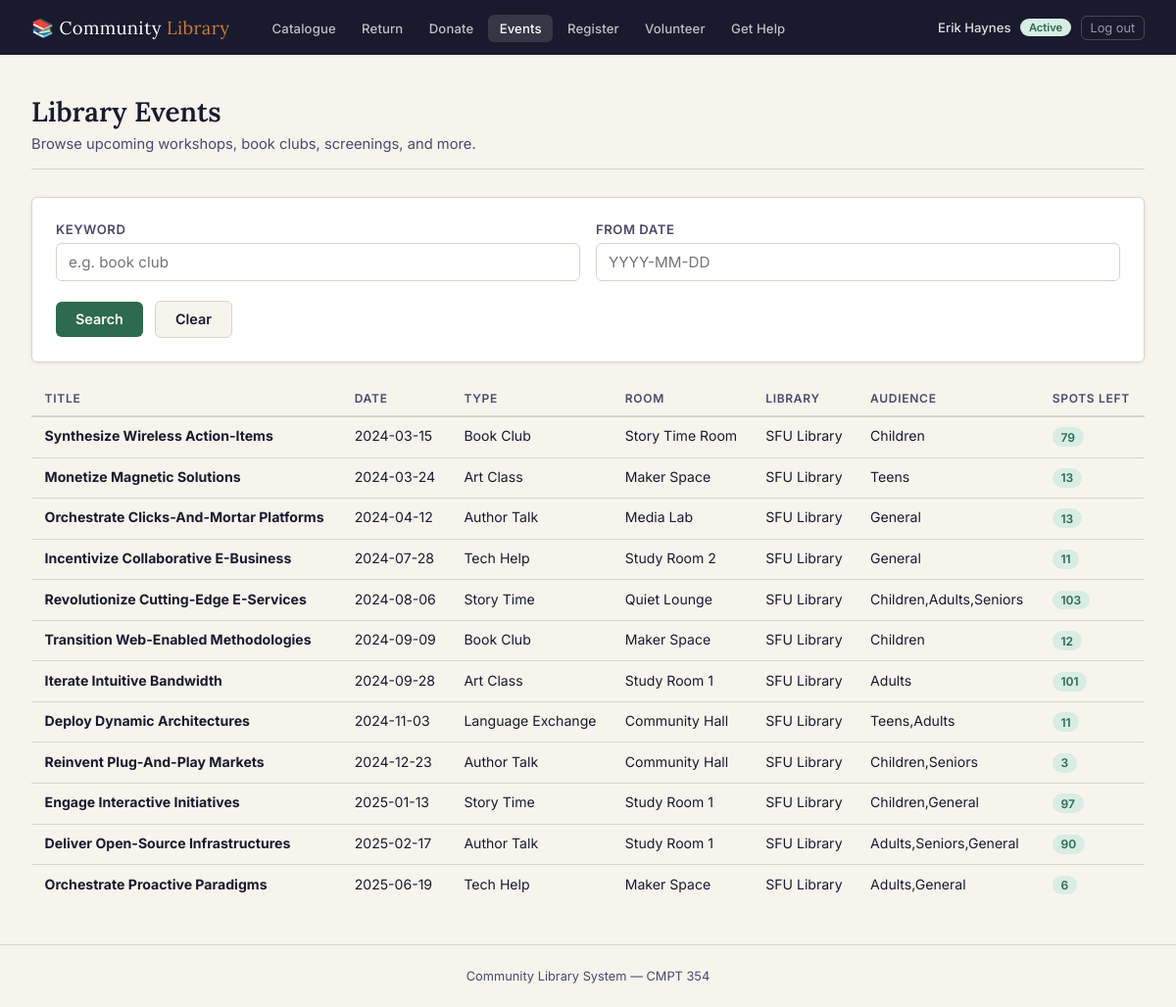
Screenshot of /events (signed in) with the database file from the repository.
### tables this page shows
CREATE TABLE Member (
    member_id        INTEGER PRIMARY KEY AUTOINCREMENT,
    first_name       TEXT    NOT NULL,
    last_name        TEXT    NOT NULL,
    email            TEXT    NOT NULL UNIQUE,
    library_id       INTEGER NOT NULL REFERENCES Library(library_id),
    member_status_id INTEGER NOT NULL REFERENCES Member_Status(member_status_id)
);

CREATE TABLE Member_Status (
    member_status_id INTEGER PRIMARY KEY AUTOINCREMENT,
    status_name      TEXT    NOT NULL UNIQUE        -- e.g. Active, Suspended, Expired
);

CREATE TABLE Event (
    event_id   INTEGER PRIMARY KEY AUTOINCREMENT,
    title      TEXT    NOT NULL,
    date       TEXT    NOT NULL,               -- ISO-8601
    event_type TEXT    NOT NULL,
    room_id    INTEGER NOT NULL REFERENCES Room(room_id)
);

### library_webapp/app.py (the view)
@app.route("/events")
def events():
    keyword   = request.args.get("keyword",   "").strip()
    from_date = request.args.get("from_date", "").strip()
    sql = """
        SELECT e.event_id,
               e.title,
               e.date,
               e.event_type,
               r.room_name,
               r.capacity,
               l.name AS library,
               COUNT(rf.member_id) AS registered,
               r.capacity - COUNT(rf.member_id) AS spots_left,
               GROUP_CONCAT(DISTINCT a.audience_type) AS audience
        FROM   Event e
        JOIN   Room    r  ON r.room_id    = e.room_id
        JOIN   Library l  ON l.library_id = r.library_id
        LEFT JOIN Registers_For rf ON rf.event_id   = e.event_id
        LEFT JOIN Targets        tg ON tg.event_id  = e.event_id
        LEFT JOIN Audience        a  ON a.audience_id = tg.audience_id
        WHERE  1=1
    """
    params = []
    if keyword:
        sql += " AND e.title LIKE ?"
        params.append(f"%{keyword}%")
    if from_date:
        sql += " AND e.date >= ?"
        params.append(from_date)
    sql += " GROUP BY e.event_id ORDER BY e.date"
    results = query(sql, params)
    return render_template("events.html", results=results,
                           keyword=keyword, from_date=from_date)

### library_webapp/app.py (called while the page is built)
def get_db():
    if "db" not in g:
        g.db = sqlite3.connect(DB_PATH)
        g.db.row_factory = sqlite3.Row
        g.db.execute("PRAGMA foreign_keys = ON;")
    return g.db

def query(sql, params=()):
    return get_db().execute(sql, params).fetchall()

def query_one(sql, params=()):
    return get_db().execute(sql, params).fetchone()

@app.context_processor
def inject_globals():
    try:
        libraries = query("SELECT library_id, name FROM Library ORDER BY name")
        types     = query("SELECT type_id, type_name FROM Type ORDER BY type_name")
    except Exception:
        libraries, types = [], []
    current_member = None
    if "member_id" in session:
        try:
            current_member = query_one(
                """SELECT m.member_id, m.first_name, m.last_name, ms.status_name
                   FROM Member m
                   JOIN Member_Status ms ON ms.member_status_id = m.member_status_id
                   WHERE m.member_id = ?""", (session["member_id"],)
            )
        except Exception:
            pass
    return dict(libraries=libraries, item_types=types, today=date.today().isoformat(),
                current_member=current_member)

### library_webapp/templates/events.html (shortened to what this page needs)
{% extends "base.html" %}
{% block content %}
<div class="page-header">
  <h1>Library Events</h1>
  <p>Browse upcoming workshops, book clubs, screenings, and more.</p>
</div>
<div class="card">
  <form method="get">
    <div class="form-grid">
      <div class="form-group">
        <label for="keyword">Keyword</label>
        <input type="text" id="keyword" name="keyword" value="{{ keyword }}" placeholder="e.g. book club">
      </div>
      <div class="form-group">
        <label for="from_date">From date</label>
        <input type="text" id="from_date" name="from_date" value="{{ from_date }}" placeholder="YYYY-MM-DD">
      </div>
    </div>
    <div class="form-actions">
      <button type="submit" class="btn btn-primary">Search</button>
      <a href="{{ url_for('events') }}" class="btn btn-secondary">Clear</a>
    </div>
  </form>
</div>
{% if results %}
<div class="table-wrap">
  <table>
    <thead>
      <tr><th>Title</th><th>Date</th><th>Type</th><th>Room</th><th>Library</th><th>Audience</th><th>Spots left</th></tr>
    </thead>
    <tbody>
      {% for r in results %}
      <tr>
        <td><strong>{{ r['title'] }}</strong></td>
        <td>{{ r['date'] }}</td>
        <td>{{ r['event_type'] }}</td>
        <td>{{ r['room_name'] }}</td>
        <td>{{ r['library'] }}</td>
        <td>{{ r['audience'] or '—' }}</td>
        <td>
          {% if r['spots_left'] and r['spots_left'] > 0 %}
            <span class="badge badge-green">{{ r['spots_left'] }}</span>
          {% else %}
            <span class="badge badge-grey">Full</span>
          {% endif %}
        </td>
      </tr>
      {% endfor %}
    </tbody>
  </table>
</div>
{% else %}
<div class="empty-state">
  <div class="icon">📅</div>
  <p>No events found. Try adjusting your search.</p>
</div>
{% endif %}
{% endblock %}

### library_webapp/templates/base.html (shortened to what this page needs)
<!DOCTYPE html>
<html lang="en">
<head>
</head>
<body>
  <nav>
    <a class="nav-brand" href="{{ url_for('index') }}">&#128218; Community <span>Library</span></a>
    <ul class="nav-links">
      <li><a href="{{ url_for('items') }}"      {% if request.endpoint in ('items', 'borrow') %}class="active"{% endif %}>Catalogue</a></li>
      <li><a href="{{ url_for('return_item') }}"{% if request.endpoint == 'return_item'%}class="active"{% endif %}>Return</a></li>
      <li><a href="{{ url_for('donate') }}"     {% if request.endpoint == 'donate'     %}class="active"{% endif %}>Donate</a></li>
      <li><a href="{{ url_for('events') }}"     {% if request.endpoint == 'events'     %}class="active"{% endif %}>Events</a></li>
      <li><a href="{{ url_for('register') }}"   {% if request.endpoint == 'register'   %}class="active"{% endif %}>Register</a></li>
      <li><a href="{{ url_for('volunteer') }}"  {% if request.endpoint == 'volunteer'  %}class="active"{% endif %}>Volunteer</a></li>
      <li><a href="{{ url_for('ask_help') }}"   {% if request.endpoint == 'ask_help'   %}class="active"{% endif %}>Get Help</a></li>
    </ul>
    <div class="nav-user">
      {% if current_member %}
        <span class="nav-member-name">{{ current_member['first_name'] }} {{ current_member['last_name'] }}</span>
        <span class="badge {% if current_member['status_name'] == 'Active' %}badge-green{% elif current_member['status_name'] == 'Suspended' %}badge-warm{% else %}badge-grey{% endif %}">
          {{ current_member['status_name'] }}
        </span>
        <a href="{{ url_for('logout') }}" class="nav-logout">Log out</a>
      {% else %}
        <a href="{{ url_for('login') }}" class="nav-login">Log in</a>
      {% endif %}
    </div>
  </nav>
  <main>
    {% block content %}{% endblock %}
  </main>
  <footer>Community Library System &mdash; CMPT 354</footer>
</body>
</html>

### library_webapp/templates/base.html (style rules this page uses)
*, *::before, *::after { box-sizing: border-box; margin: 0; padding: 0; }
:root { --ink: #1a1a2e; --ink-soft: #4a4a6a; --rule: #d8d4c8; --parchment: #f7f4ee; --page: #ffffff; --accent: #2d6a4f; --accent-lt: #d8ede3; --warm: #c77c3a; --warn-bg: #fef3e2; --error-bg: #fdecea; --error: #b33a2e; --radius: 6px; --shadow: 0 1px 4px rgba(26,26,46,.08); }
body { font-family: 'Inter', sans-serif; background: var(--parchment); color: var(--ink); min-height: 100vh; display: flex; flex-direction: column; }
nav { background: var(--ink); padding: 0 2rem; display: flex; align-items: center; gap: 2rem; height: 56px; position: sticky; top: 0; z-index: 100; }
.nav-brand { font-family: 'Lora', serif; font-size: 1.15rem; color: #fff; text-decoration: none; letter-spacing: .02em; white-space: nowrap; }
.nav-brand span { color: var(--warm); }
.nav-links { display: flex; gap: .25rem; flex-wrap: wrap; list-style: none; }
.nav-links a { color: rgba(255,255,255,.72); text-decoration: none; font-size: .82rem; font-weight: 500; padding: .35rem .7rem; border-radius: var(--radius); transition: background .15s, color .15s; letter-spacing: .01em; }
.nav-links a:hover, .nav-links a.active { background: rgba(255,255,255,.12); color: #fff; }
.nav-user { margin-left: auto; display: flex; align-items: center; gap: .6rem; flex-shrink: 0; white-space: nowrap; }
.nav-member-name { font-size: .82rem; color: rgba(255,255,255,.85); font-weight: 500; }
.nav-user .badge { font-size: .7rem; }
.nav-user a.nav-logout { color: rgba(255,255,255,.55); text-decoration: none; font-size: .8rem; padding: .25rem .55rem; border: 1px solid rgba(255,255,255,.2); border-radius: var(--radius); transition: background .15s, color .15s; }
main { flex: 1; padding: 2.5rem 2rem; width: 100%; }
.page-header { margin-bottom: 1.75rem; padding-bottom: 1rem; border-bottom: 1px solid var(--rule); }
.page-header h1 { font-family: 'Lora', serif; font-size: 1.75rem; font-weight: 600; color: var(--ink); }
.page-header p { margin-top: .35rem; color: var(--ink-soft); font-size: .92rem; }
.card { background: var(--page); border: 1px solid var(--rule); border-radius: var(--radius); padding: 1.5rem; box-shadow: var(--shadow); }
.form-grid { display: grid; grid-template-columns: 1fr 1fr; gap: 1rem; }
.form-group { display: flex; flex-direction: column; gap: .4rem; }
label { font-size: .82rem; font-weight: 600; color: var(--ink-soft); letter-spacing: .04em; text-transform: uppercase; }
input[type=text], input[type=number], select, textarea { border: 1px solid var(--rule); border-radius: var(--radius); padding: .55rem .75rem; font-size: .95rem; font-family: inherit; color: var(--ink); background: var(--page); transition: border-color .15s; width: 100%; }
.btn { display: inline-flex; align-items: center; gap: .45rem; padding: .6rem 1.25rem; border-radius: var(--radius); font-size: .9rem; font-weight: 600; cursor: pointer; border: none; text-decoration: none; transition: filter .15s, transform .1s; font-family: inherit; }
.btn-primary { background: var(--accent); color: #fff; }
.btn-secondary { background: var(--parchment); color: var(--ink); border: 1px solid var(--rule); }
.form-actions { margin-top: 1.25rem; display: flex; gap: .75rem; align-items: center; }
.table-wrap { overflow-x: auto; margin-top: 1.25rem; }
table { width: 100%; border-collapse: collapse; font-size: .88rem; }
thead th { text-align: left; padding: .6rem .85rem; font-size: .75rem; font-weight: 600; letter-spacing: .06em; text-transform: uppercase; color: var(--ink-soft); border-bottom: 2px solid var(--rule); background: var(--parchment); }
tbody tr { border-bottom: 1px solid var(--rule); }
tbody tr:last-child { border-bottom: none; }
tbody td { padding: .65rem .85rem; vertical-align: top; }
.badge { display: inline-block; padding: .15rem .55rem; border-radius: 20px; font-size: .75rem; font-weight: 600; }
.badge-green { background: var(--accent-lt); color: var(--accent); }
footer { text-align: center; padding: 1.5rem; font-size: .8rem; color: var(--ink-soft); border-top: 1px solid var(--rule); }

### rows the page displays
Member: first_name "Erik", last_name "Haynes"
Member_Status: status_name "Active"
Event: title "Synthesize Wireless Action-Items", date "2024-03-15", event_type "Book Club", room_name "Story Time Room", library "SFU Library", r "Children", spots_left "79"
Event: title "Monetize Magnetic Solutions", date "2024-03-24", event_type "Art Class", room_name "Maker Space", library "SFU Library", r "Teens", spots_left "13"
Event: title "Orchestrate Clicks-And-Mortar Platforms", date "2024-04-12", event_type "Author Talk", room_name "Media Lab", library "SFU Library", r "General", spots_left "13"
Event: title "Incentivize Collaborative E-Business", date "2024-07-28", event_type "Tech Help", room_name "Study Room 2", library "SFU Library", r "General", spots_left "11"
Event: title "Revolutionize Cutting-Edge E-Services", date "2024-08-06", event_type "Story Time", room_name "Quiet Lounge", library "SFU Library", r "Children,Adults,Seniors", spots_left "103"
Event: title "Transition Web-Enabled Methodologies", date "2024-09-09", event_type "Book Club", room_name "Maker Space", library "SFU Library", r "Children", spots_left "12"
Event: title "Iterate Intuitive Bandwidth", date "2024-09-28", event_type "Art Class", room_name "Study Room 1", library "SFU Library", r "Adults", spots_left "101"
Event: title "Deploy Dynamic Architectures", date "2024-11-03", event_type "Language Exchange", room_name "Community Hall", library "SFU Library", r "Teens,Adults", spots_left "11"
Event: title "Reinvent Plug-And-Play Markets", date "2024-12-23", event_type "Author Talk", room_name "Community Hall", library "SFU Library", r "Children,Seniors", spots_left "3"
Event: title "Engage Interactive Initiatives", date "2025-01-13", event_type "Story Time", room_name "Study Room 1", library "SFU Library", r "Children,General", spots_left "97"
Event: title "Deliver Open-Source Infrastructures", date "2025-02-17", event_type "Author Talk", room_name "Study Room 1", library "SFU Library", r "Adults,Seniors,General", spots_left "90"
Event: title "Orchestrate Proactive Paradigms", date "2025-06-19", event_type "Tech Help", room_name "Maker Space", library "SFU Library", r "Adults,General", spots_left "6"
